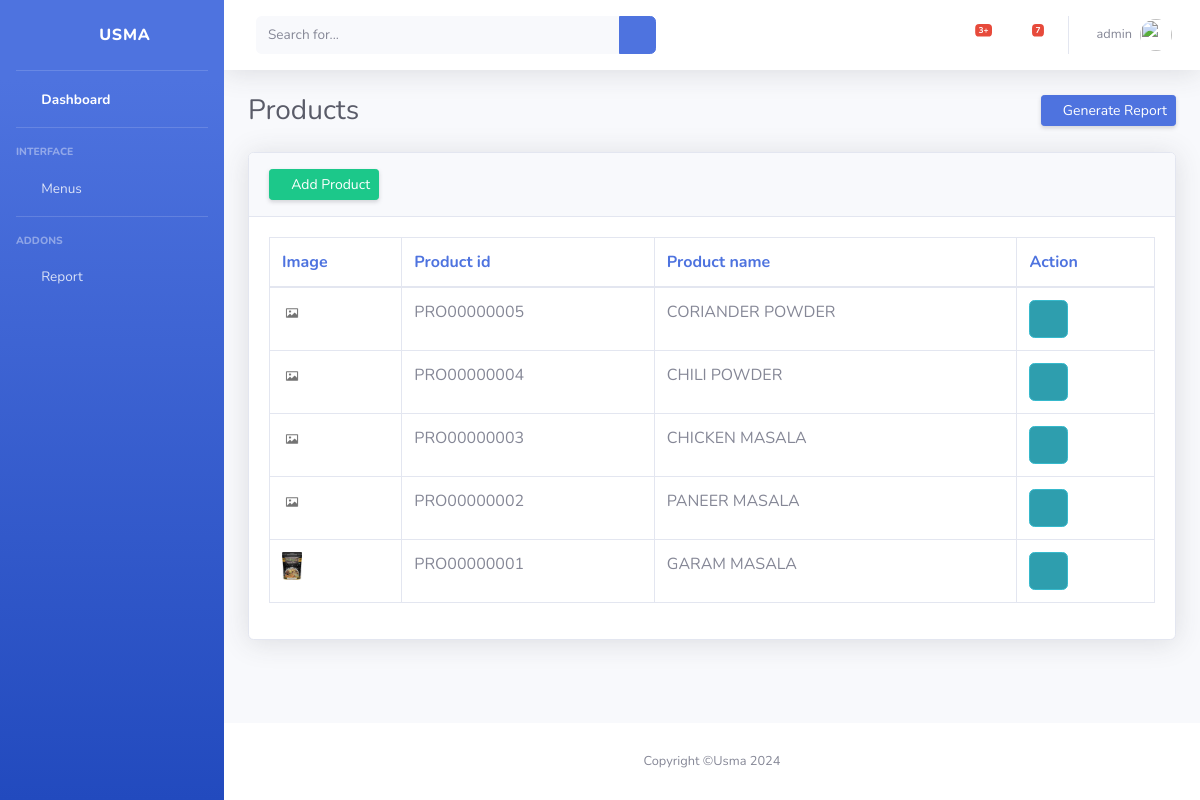
The page /products/ (signed in) on the database its author committed.
### users/models.py (models this page shows, shortened)
class CustomerUser(AbstractBaseUser, PermissionsMixin):
    email = models.EmailField(unique=True,blank=True,null=True)
    mobile = models.CharField(unique=True,max_length=10)
    first_name = models.CharField(max_length=30, blank=True)
    last_name = models.CharField(max_length=30, blank=True)
    is_active = models.BooleanField(default=True)
    is_staff = models.BooleanField(default=False)
    address=models.TextField(null=True,blank=True)
    backup_password=models.CharField(max_length=200,null=True,blank=True)
    objects = CustomUserManager()
    USERNAME_FIELD = 'mobile'
    REQUIRED_FIELDS = ['first_name', 'last_name']
    def __str__(self):
        return self.mobile

class Product(models.Model):
    id = models.CharField(max_length=12, primary_key=True, editable=False)
    product_name=models.CharField(max_length=100)
    p_desc=models.TextField(max_length=100,verbose_name="Product Description")
    product_image=models.ImageField(upload_to="products",default="product.png")
    weight=models.IntegerField(default=0)
    price=models.DecimalField(max_digits=8,decimal_places=2)
    customer_price=models.DecimalField(max_digits=8,decimal_places=2,null=True,blank=True)
    retailer_price=models.DecimalField(max_digits=8,decimal_places=2,null=True,blank=True)
    datetime =models.DateTimeField(auto_now=True)

### users/views.py (the view)
# urls.py: path('products/', views.products),
def products(request):
    context = {}
    if not request.user.is_authenticated:
        return redirect("/login")
    if not request.user.is_staff:
        return redirect('/')
    product_list =Product.objects.filter().order_by('-id')
    context['product_list']=product_list
    return render(request,'products.html',context)

### users/templates/products.html (shortened to what this page needs)
{% extends 'base2.html'%}
{% block body %}
    <div id="wrapper">
        {% include "sidebar.html"%}
        <div id="content-wrapper" class="d-flex flex-column">
            <div id="content">
                 {% include 'nav.html'%}
                <div class="container-fluid" id="MainDashboard">
                    <div class="d-sm-flex align-items-center justify-content-between mb-4">
                        <h1 class="h3 mb-0 text-gray-800">Products</h1>
                        <a href="#" class="d-none d-sm-inline-block btn btn-sm btn-primary shadow-sm"><i
                                class="fas fa-download fa-sm text-white-50"></i> Generate Report</a>
                    </div>
                    <div class="card shadow mb-4">
                        <div class="card-header py-3">
                            <a href="/add_product/" class="d-none d-sm-inline-block btn btn-sm btn-success shadow-sm"><i
                                class="fas fa-download fa-sm text-white-50"></i> Add Product</a>
                        </div>
                        <div class="card-body">
                            <div class="table-responsive">
                                <table class="table table-bordered" id="dataTable" width="100%" cellspacing="0">
                                    <thead class="text-primary">
                                            <th>Image</th>
                                            <th>Product id</th>
                                            <th>Product name</th>
                                            <th>Action</th>
                                    </thead>
                                   <tbody>
                                   {% for pro in product_list %}
                                   <tr>
                                       <td><img src="/media/{{pro.product_image}}" width="20px"></td>
                                            <td>{{pro.id}}</td>
                                            <td>{{pro.product_name}}</td>
                                            <td><a href="/one_product/{{pro.id}}" class="btn btn-info btn-icon-split">
                                        <span class="icon text-white-50">
                                            <i class="fas fa-info-circle"></i>
                                        </span>
                                    </a> </td>
                                        </tr>
                                   {% endfor %}
                                   </tbody>
                                </table>
                            </div>
                        </div>
                    </div>
                </div>
            </div>
             {% include 'footer.html'%}
        </div>
    </div>
{% endblock%}

### users/templates/nav.html (shortened to what this page needs)
<nav class="navbar navbar-expand navbar-light bg-white topbar mb-4 static-top shadow">
                    <form class="d-none d-sm-inline-block form-inline mr-auto ml-md-3 my-2 my-md-0 mw-100 navbar-search">
                        <div class="input-group">
                            <input type="text" class="form-control bg-light border-0 small" placeholder="Search for..." aria-label="Search" aria-describedby="basic-addon2">
                            <div class="input-group-append">
                                <button class="btn btn-primary" type="button">
                                    <i class="fas fa-search fa-sm"></i>
                                </button>
                            </div>
                        </div>
                    </form>
                    <ul class="navbar-nav ml-auto">
                        <li class="nav-item dropdown no-arrow mx-1">
                            <a class="nav-link dropdown-toggle" href="#" id="alertsDropdown" role="button" data-toggle="dropdown" aria-haspopup="true" aria-expanded="false">
                                <i class="fas fa-bell fa-fw"></i>
                                <span class="badge badge-danger badge-counter">3+</span>
                            </a>
                        </li>
                        <li class="nav-item dropdown no-arrow mx-1">
                            <a class="nav-link dropdown-toggle" href="#" id="messagesDropdown" role="button" data-toggle="dropdown" aria-haspopup="true" aria-expanded="false">
                                <i class="fas fa-envelope fa-fw"></i>
                                <span class="badge badge-danger badge-counter">7</span>
                            </a>
                        </li>
                        <li class="nav-item dropdown no-arrow">
                            <a class="nav-link dropdown-toggle" href="#" id="userDropdown" role="button" data-toggle="dropdown" aria-haspopup="true" aria-expanded="false">
                                <span class="mr-2 d-none d-lg-inline text-gray-600 small">{{request.user}}</span>
                                <img class="img-profile rounded-circle" src="/static/img/undraw_profile.svg">
                            </a>
                        </li>
                    </ul>
                </nav>

### rows shown on the page
CustomerUser: user "admin"
Product: product_image (picture), id "PRO00000005", product_name "CORIANDER POWDER"
Product: product_image (picture), id "PRO00000004", product_name "CHILI POWDER"
Product: product_image (picture), id "PRO00000003", product_name "CHICKEN MASALA"
Product: product_image (picture), id "PRO00000002", product_name "PANEER MASALA"
Product: product_image (picture), id "PRO00000001", product_name "GARAM MASALA"
